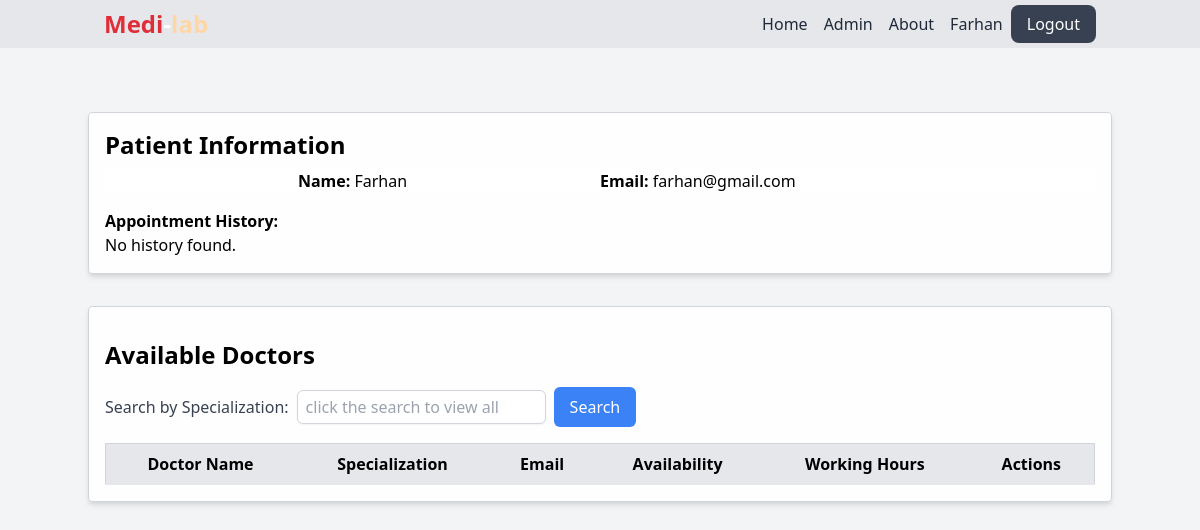
The page /patient_dashboard.php (signed in) on the database as committed earlier.
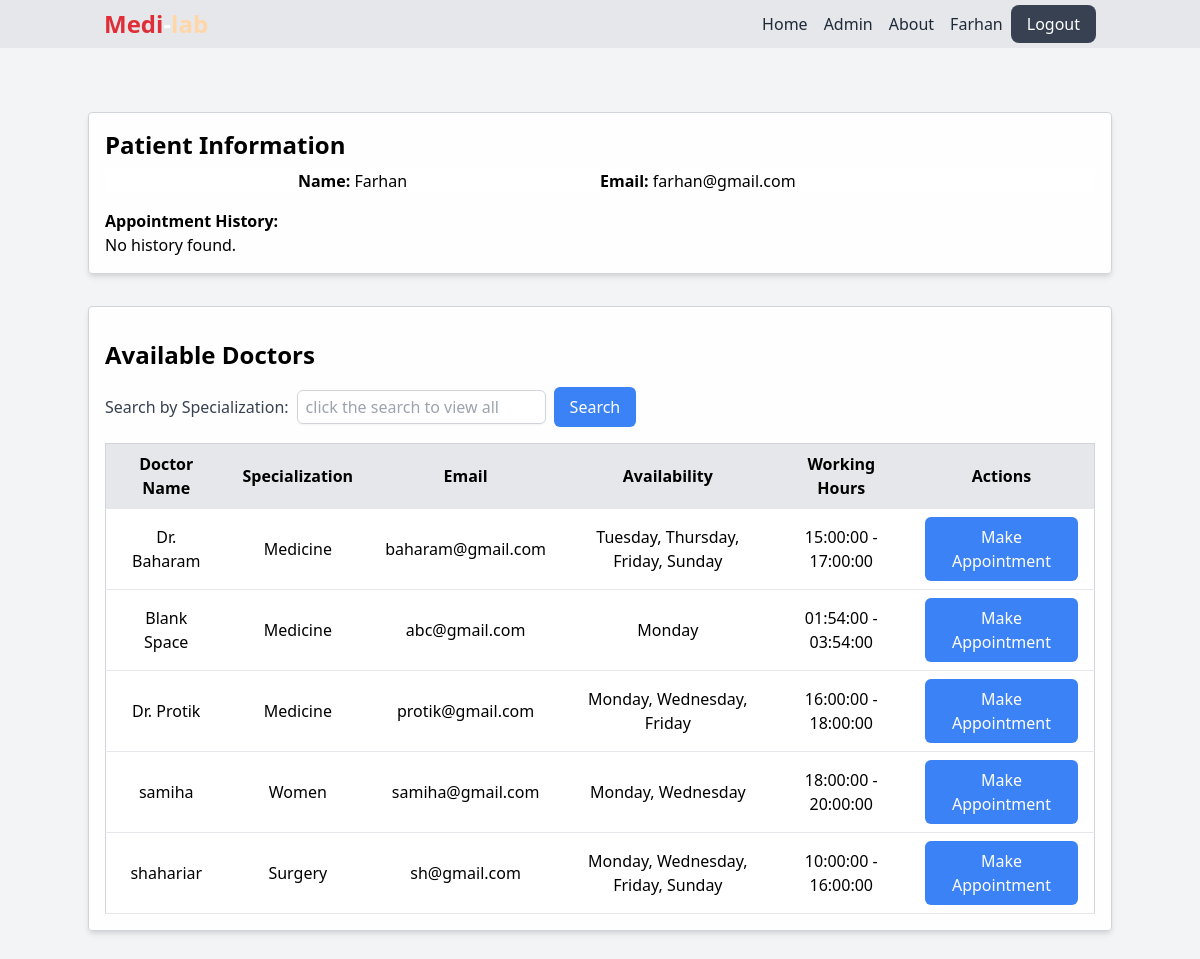
The same page on the database as committed later.
### tables this page shows
CREATE TABLE `patients` (
  `patient_id` int(11) NOT NULL,
  `name` varchar(255) NOT NULL,
  `email` varchar(255) NOT NULL,
  `password` varchar(255) NOT NULL
);

CREATE TABLE `doctors` (
  `doctor_id` int(11) NOT NULL,
  `name` varchar(255) NOT NULL,
  `email` varchar(255) NOT NULL,
  `password` varchar(255) NOT NULL,
  `specialization` varchar(255) NOT NULL,
  `status` enum('pending','approved') DEFAULT 'pending',
  `start` time NOT NULL,
  `end` time NOT NULL,
  `availability` varchar(255) NOT NULL
);

### web/patient_dashboard.php (the view, shortened to what this page needs)
<?php
$patientId = $_SESSION["patient_id"];
$conn = mysqli_connect("localhost", "root", "", "doctor_appointment_system");
$appointmentQuery = "SELECT a.*, d.name AS doctor_name FROM appointments a INNER JOIN doctors d ON a.doctor_id = d.doctor_id WHERE a.patient_id = $patientId";
$appointmentResult = mysqli_query($conn, $appointmentQuery);
$appointments = mysqli_fetch_all($appointmentResult, MYSQLI_ASSOC);
$query = "SELECT * FROM doctors WHERE status = 'approved'";
$result = mysqli_query($conn, $query);
$doctors = mysqli_fetch_all($result, MYSQLI_ASSOC);
?>
<!DOCTYPE html>
<html lang="en">
<head>
    <link href="https://cdn.jsdelivr.net/npm/tailwindcss@2.2.19/dist/tailwind.min.css" rel="stylesheet">
</head>
<body>
    <header class="bg-gray-200 text-white py-2 fixed w-full top-0">
        <?php include '../includes/navbar.php'; ?>
    </header>
    <div class="container mx-auto py-8 mb-8 mt-20">
        <div class="mx-auto bg-white bg-opacity-90 p-4 border border-gray-300 rounded shadow-md">
            <h2 class="text-2xl font-bold mb-2">Patient Information</h2>
            <div class="w-full mx-auto bg-white flex  justify-center mb-4">
                <div class="w-1/2 text-center"><strong>Name:</strong> <?php echo $patient['name']; ?></div>
                <div class="w-1/2"><strong>Email:</strong> <?php echo $patient['email']; ?></div>
            </div>
            <p><strong>Appointment History:</strong></p>
            <?php if (empty($appointments)) { ?>
                <p>No history found.</p>
            <?php } ?>
        </div>
        <div class="mx-auto bg-white bg-opacity-90 p-4 border border-gray-300 rounded shadow-md mt-8">
            <h2 class="text-2xl font-bold mt-4 mb-4">Available Doctors</h2>
            <div class="mb-4 flex items-center">
                <label for="specialization" class="text-gray-700">Search by Specialization:</label>
                <input type="text" id="specialization" name="specialization" placeholder="click the search to view all" class="ml-2 px-2 py-1 border border-gray-300 rounded-md shadow-sm focus:ring-blue-500 focus:border-blue-500">
                <button type="button" id="searchBtn" class="ml-2 bg-blue-500 text-white px-4 py-2 rounded-md hover:bg-blue-600">Search</button>
            </div>
            <table class="min-w-full bg-white border border-gray-300">
                <thead class="bg-gray-200">
                    <tr>
                        <th class="px-4 py-2 border-b">Doctor Name</th>
                        <th class="px-4 py-2 border-b">Specialization</th>
                        <th class="px-4 py-2 border-b">Email</th>
                        <th class="px-4 py-2 border-b">Availability</th>
                        <th class="px-4 py-2 border-b">Working Hours</th>
                        <th class="px-4 py-2 border-b">Actions</th>
                    </tr>
                </thead>
                <tbody>
                    <?php
                    foreach ($doctors as $doctor) {
                        echo '<tr>';
                        echo '<td class="px-4 py-2 border-b text-center">' . $doctor['name'] . '</td>';
                        echo '<td class="px-4 py-2 border-b text-center">' . $doctor['specialization'] . '</td>';
                        echo '<td class="px-4 py-2 border-b text-center">' . $doctor['email'] . '</td>';
                        echo '<td class="px-4 py-2 border-b text-center">' . $doctor['availability'] . '</td>';
                        echo '<td class="px-4 py-2 border-b text-center">' . $doctor['start'] . ' - ' . $doctor['end'] . '</td>';
                        echo '<td class="px-4 py-2 border-b text-center">
                            <form action="make_appointment.php?doctor_id=' . $doctor['doctor_id'] . '" method="POST">
                                <div class="flex items-center justify-center">
                                    <button type="submit" name="make_appointment" class="bg-blue-500 text-white px-4 py-2 rounded-md hover:bg-blue-600">Make Appointment</button>
                                </div>
                            </form>
                            </td>';
                        echo '</tr>';
                    }
                    ?>
                </tbody>
            </table>
        </div>
    </div>
</body>
</html>

### includes/navbar.php (shortened to what this page needs)
<div class="container mx-auto px-4">
    <?php
    if (isset($_SESSION["patient_id"])) {
        $patientId = $_SESSION["patient_id"];
        $conn = mysqli_connect("localhost", "root", "", "doctor_appointment_system");
        $patientQuery = "SELECT * FROM patients WHERE patient_id = $patientId";
        $patientResult = mysqli_query($conn, $patientQuery);
        $patient = mysqli_fetch_assoc($patientResult);
    }
    ?>
    <nav class="flex justify-between">
        <ul>
            <li>
                <a href="index.php" class="font-bold text-2xl"><span style="color: #DF2E38">Medi</span>-<span style="color: #FFD6A5">lab</span></a>
            </li>
        </ul>
        <ul class="flex my-auto">
            <li class="mr-4">
                <a href="index.php" class="font-medium text-gray-800 hover:text-red-500">Home</a>
            </li>
            <li class="mr-4">
                <a href="admin.php" class="font-medium text-gray-800 hover:text-red-500">Admin</a>
            </li>
            <li class="mr-4">
                <a href="about.php" class="font-medium text-gray-800 hover:text-red-500">About</a>
            </li>
            <?php if (isset($doctor)) { ?>
                <li>
                    <a href="doctor_dashboard.php" class="font-medium text-gray-800 hover:text-red-500 mr-2"><?php echo $doctor['name']; ?></a>
                </li>
                <li>
                    <a href="logout.php" class="font-medium bg-gray-700 text-white px-4 py-2 rounded-lg hover:bg-gray-500">Logout</a>
                </li>
            <?php } elseif (isset($patient)) { ?>
                <li>
                <a href="patient_dashboard.php" class="font-medium text-gray-800 hover:text-red-500 mr-2"><?php echo $patient['name']; ?></a>
                </li>
                <li>
                    <a href="logout.php" class="font-medium bg-gray-700 text-white px-4 py-2 rounded-lg hover:bg-gray-500">Logout</a>
                </li>
            <?php } else { ?>
                <li>
                    <a href="index.php" class="font-medium bg-gray-700 text-white px-4 py-2 rounded-lg hover:bg-gray-500">Login</a>
                </li>
            <?php } ?>
        </ul>
    </nav>
</div>

### web/patient_dashboard.php (style rules this page uses)
body { background: #f3f4f6; }

Rows that differ between the two databases and show on the page:
now on this page (row edited): doctors: name "Dr. Baharam", specialization "Medicine", email "baharam@gmail.com", availability "Tuesday, Thursday, Friday, Sunday", start "15:00:00", end "17:00:00"
now on this page (row edited): doctors: name "Blank Space", specialization "Medicine", email "abc@gmail.com", availability "Monday", start "01:54:00", end "03:54:00"
now on this page (row edited): doctors: name "Dr. Protik", specialization "Medicine", email "protik@gmail.com", availability "Monday, Wednesday, Friday", start "16:00:00", end "18:00:00"
now on this page (row edited): doctors: name "samiha", specialization "Women", email "samiha@gmail.com", availability "Monday, Wednesday", start "18:00:00", end "20:00:00"
added doctors: name "shahariar", specialization "Surgery", email "sh@gmail.com", availability "Monday, Wednesday, Friday, Sunday", start "10:00:00", end "16:00:00"
